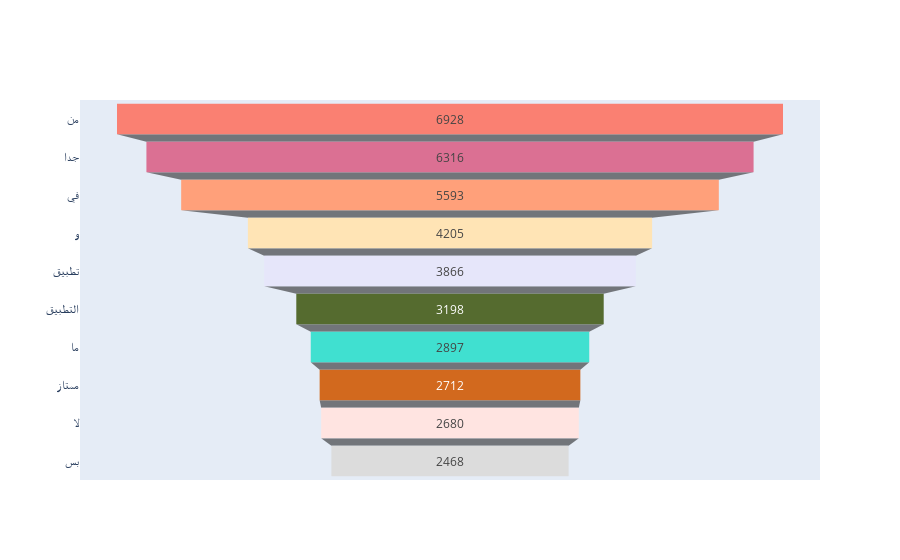

The cell this chart's notebook holds for it:
### Code cell
fig = go.Figure(go.Funnel(
    y = MostFrequentWordDF1['Word'].tolist(),
    x = MostFrequentWordDF1['Count'].tolist(),
    marker = {"color": ["Salmon", "PaleVioletRed", "LightSalmon", "Moccasin", "Lavender", "DarkOliveGreen", "Turquoise", "Chocolate", "MistyRose", "Gainsboro"]}))
fig.show()

### Figure 1 — Plotly figure (JSON) as saved in the notebook; plotly's stock layout.template omitted (floating-point values rounded to 4 significant figures)
{"data": [{"marker": {"color": ["Salmon", "PaleVioletRed", "LightSalmon", "Moccasin", "Lavender", "DarkOliveGreen", "Turquoise", "Chocolate", "MistyRose", "Gainsboro"]}, "type": "funnel", "x": [6928, 6316, 5593, 4205, 3866, 3198, 2897, 2712, 2680, 2468], "y": ["من", "جدا", "في", "و", "تطبيق", "التطبيق", "ما", "ممتاز", "لا", "بس"]}], "layout": {}}
